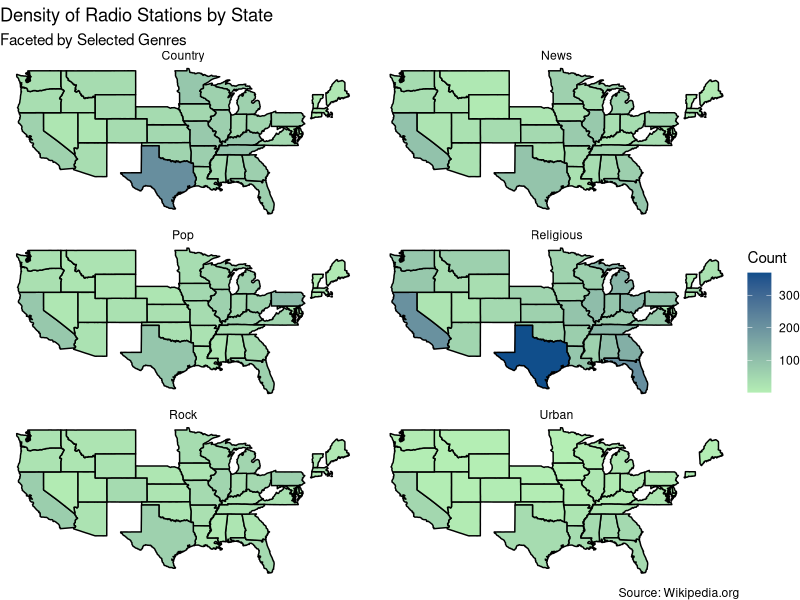
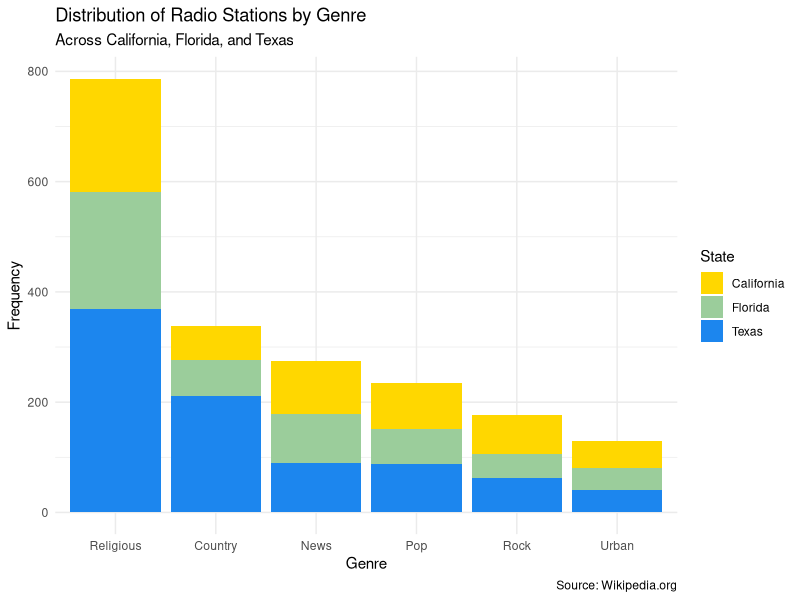
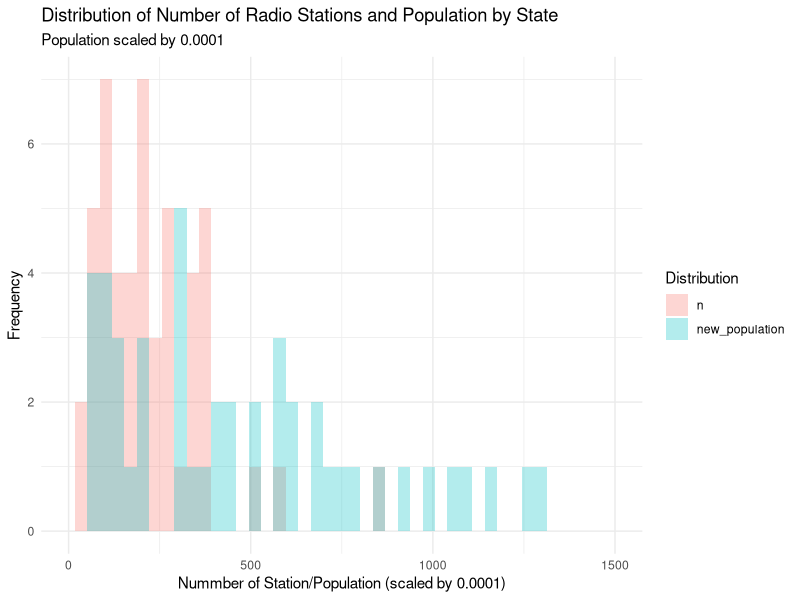
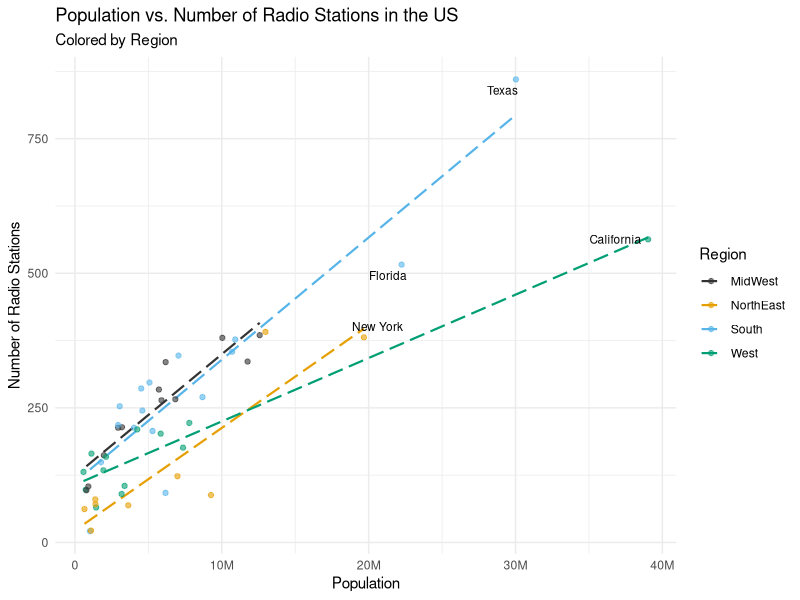

Reproduce these figures in R, in order.
## ---- chunk 1
#| label: word lists to find Genres

Genre_Lists <- list(
    c('Religious', 'Christian', 'Gospel', 'Religion', 'Catholic', 'worship'),
    c('Urban', 'R&B', 'Blues', 'Rhythmic','Rhythym and Blues','Hip Hop', 
     'mainstream urban', 'Urban adult contemporary', 'Urban contemporary'),
    c('Pop', 'Contemporary Hit', 'adult contemporary', 'Top 40 (CHR)', 
    'Hot AC', 'CHR'),
    c( 'Rock', 'Alternative','Indie'),
    c('Country','Southern', 'Bluegrass'),
    c('News', 'News/Talk', 'Talk'))
## ---- chunk 2
#| label:  creating new genre column
#| echo: false
#| warning: false


library(tidyverse)

#https://stackoverflow.com/questions/62396968/how-can-i-group-a-column-based-off-of-a-list-of-string-patterns-in-r
state_stations <- read_csv(file = 'data/state_stations.csv')

tmpstr <- Reduce(function(s, lst) gsub(paste0("(", paste(lst, collapse = "|"),
                ")"), lst[1], s, ignore.case = TRUE),
                Genre_Lists, init = state_stations$format)

tmpGenres <- regmatches(tmpstr,
                gregexpr(paste0("(", paste0(sapply(Genre_Lists, `[[`,
                1), collapse = "|"), ")"),tmpstr, ignore.case = TRUE))

tmpGenres <- replace(tmpGenres, sapply(tmpGenres, Negate(length)),
                NA_character_)

tmpGenres <- sapply(tmpGenres, tail, n = 1)
tmpGenres[ is.na(tmpGenres) ] <- "Not Found"
state_stations$Genre <- tmpGenres

state_stations<-state_stations|>
  filter(!is.na(format))|>
  filter(Genre!='Not Found')

#state_stations|>
#  group_by(Genre)|>
#  summarise(n())
## ---- chunk 3
#| label: US choropleth map
#| echo: false
#| warning: false


library(maps)

us_states <- map_data("state")

number_stations <- state_stations |>
  group_by(state, Genre) |>
  summarise(n = n())

number_stations <- drop_na(number_stations)
number_stations$state <- tolower(number_stations$state)
merged_stations <- full_join(us_states, number_stations, 
                             by = c("region" = "state"))

merged_stations <- merged_stations|>
  filter(!is.na(region))|>
  filter(!is.na(Genre))

ggplot() +
  geom_polygon(data = merged_stations, 
               aes(x = long, y = lat, group = group, fill = n), 
               color = "black") +
  facet_wrap(~ Genre, nrow=3, ncol=2, scales="free") +
  scale_fill_continuous(
  low = "darkseagreen2",high = "dodgerblue4") +
  labs(x = "", 
      title ="Density of Radio Stations by State",
      subtitle = "Faceted by Selected Genres",
      fill = "Count",
      caption = "Source: Wikipedia.org") + 
      theme_void()




## ---- chunk 4
#| label: cali, florida, and texas plot
#| echo: false
#| warning: false


library(forcats)

CFT<- state_stations|>
  filter(state == "Texas" | state =="California" | state == "Florida") |>
  select(c(state, Genre)) |>
  group_by(state, Genre)



ggplot(data=CFT, aes(x=fct_infreq(Genre), fill=state))+geom_bar() +
  scale_fill_manual(values=c('gold', 'darkseagreen3', 'dodgerblue2')) +
  theme_minimal() +
  labs(x = "Genre", 
      y = "Frequency",
      title ="Distribution of Radio Stations by Genre",
      subtitle = "Across California, Florida, and Texas",
      fill="State",
      caption = "Source: Wikipedia.org")
## ---- chunk 5
#| label: merging in pop. data for Q2
#| echo: false
#| warning: false


pop_data <- read_csv("data/population_data_2022.csv")

# label states
pop_data <- pop_data |> 
  mutate(
    region_name = case_when(
      REGION == 1 ~ "NorthEast",
      REGION == 2 ~ "MidWest",
      REGION == 3 ~ "South",
      REGION == 4 ~ "West",)) |> 
    select(region_name, NAME, POPESTIMATE2022)

# remove region names
pop_data <- pop_data[-c(1:14),]

# remove Puerto Rico
pop_data <- subset(pop_data, region_name != "Puerto Rico")

# remove '_" from space station state colums
state_stations$state <- sub("_", " ", state_stations$state)

state_stations_pop <- merge(x = state_stations, y = pop_data, by.x = "state",
                        by.y = "NAME")

state_stations_pop_reg <- distinct(state_stations_pop |> group_by(state) |> 
                            summarise(n = n(), region_name = region_name,
                            pop_2022 = POPESTIMATE2022))
station_count <- distinct(state_stations_pop |> 
      group_by(state) |> 
      summarise(n=n(), region_name=region_name, population = POPESTIMATE2022))
## ---- chunk 6
#| label: overall distribution plot
#| echo: false
#| warning: false


trial<-station_count |>
  mutate(new_population=population/10000) |>
  pivot_longer(cols=c("n", "new_population"),
               names_to="Distribution",
               values_to='x_value')

#https://stackoverflow.com/questions/6957549/overlaying-histograms-with-ggplot2-in-r
ggplot(data=trial, aes(x=x_value, fill= Distribution)) +
  geom_histogram(alpha = 0.3,bins=45,position="identity") + 
  xlim(0,1500) +
  labs(
    x = "Nummber of Station/Population (scaled by 0.0001)",
    y = "Frequency",
    title = "Distribution of Number of Radio Stations and Population by State",
    subtitle = "Population scaled by 0.0001") + 
    theme_minimal()
## ---- chunk 7
#| label: region scatterplot
#| echo: false
#| warning: false


library(ggrepel)
library(scales)

ggplot(state_stations_pop_reg, aes(x = pop_2022, y = n, color = region_name)) +
  geom_smooth(method = "lm", se = FALSE, size = 0.75, linetype = "longdash") +
  geom_point(alpha = 0.6) +
  geom_text_repel(
    data=subset(state_stations_pop_reg, pop_2022 > 15000000 | n > 500), 
    aes(label = state), 
    color = "black", 
    size = 3) +
  scale_x_continuous(labels = label_number(scale_cut = cut_short_scale())) +
  scale_color_manual(values = c("#333333", "#E69F00", "#56B4E9", "#009E73")) +
  labs(x = "Population", 
      y = "Number of Radio Stations", 
      title = "Population vs. Number of Radio Stations in the US",
      subtitle = "Colored by Region",
      color = "Region") + 
      theme_minimal()
